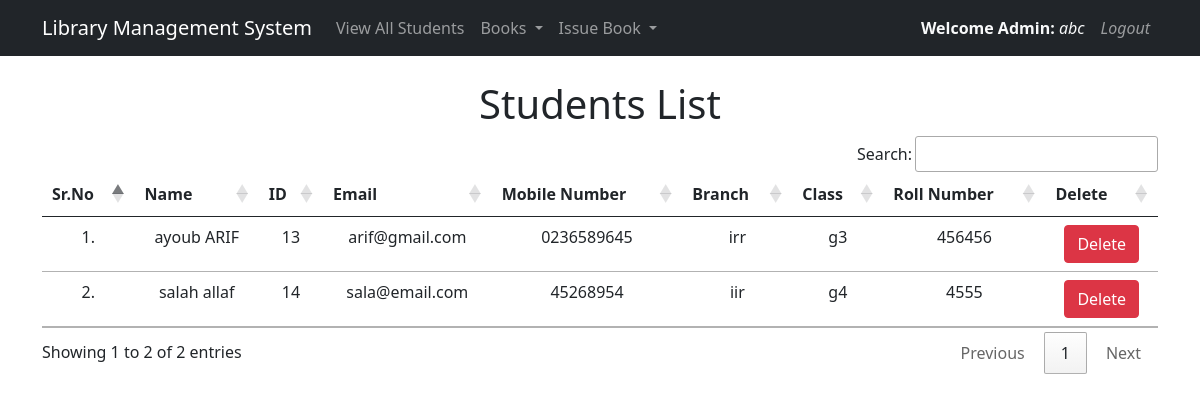
Page /view_students/ (signed in) on the committed database.
### library/models.py (models this page shows, shortened)
class Student(models.Model):
    user = models.OneToOneField(User, on_delete=models.CASCADE)
    classroom = models.CharField(max_length=10)
    branch = models.CharField(max_length=10)
    roll_no = models.CharField(max_length=3, blank=True)
    phone = models.CharField(max_length=10, blank=True)
    image = models.ImageField(upload_to="", blank=True)

### library/views.py (the view)
# urls.py: path("view_students/", views.view_students, name="view_students"),
@login_required(login_url = '/admin_login')
def view_students(request):
    students = Student.objects.all()
    return render(request, "view_students.html", {'students':students})

### library/templates/view_students.html (shortened to what this page needs)
{% extends 'admin_navbar.html' %}
{% load static %}
{% block body %}
<div class="container mt-4">
    <h1 class="text-center">Students List</h1>
    <table class="table table-hover" id="example">
        <thead>
            <tr class="text-center">
                <th>Sr.No</th>
                <th>Name</th>
                <th>ID</th>
                <th>Email</th>
                <th>Mobile Number</th>
                <th>Branch</th>
                <th>Class</th>
                <th>Roll Number</th>
                <th>Delete</th>
            </tr>
        </thead>
        <tbody>
            {% for student in students %}
            <tr class="text-center">
                <td>{{forloop.counter}}.</td>
                <td>{{student.user.get_full_name}}</td>
                <td>{{student.user.id}}</td>
                <td>{{student.user.email}}</td>
                <td>{{student.phone}}</td>
                <td>{{student.branch}}</td>
                <td>{{student.classroom}}</td>
                <td>{{student.roll_no}}</td>
                <td><a href="/delete_student/{{student.id}}/" class="btn btn-danger" onclick="return confirm('Are you sure you want to delete this student?')">Delete</a></td>
            </tr>
            {% endfor %}
        </tbody>
    </table>
    </div>
{% endblock %}

### library/templates/admin_navbar.html (shortened to what this page needs)
<!doctype html>
<html lang="en">
  <head>
    <link href="https://cdn.jsdelivr.net/npm/bootstrap@5.1.0/dist/css/bootstrap.min.css" rel="stylesheet">
    <link rel="stylesheet" href="https://cdn.datatables.net/1.10.25/css/jquery.dataTables.min.css">
    <link rel="stylesheet" href="https://cdn.datatables.net/buttons/1.7.1/css/buttons.dataTables.min.css">
  </head>
  <body>
    <nav class="navbar navbar-expand-lg navbar-dark bg-dark sticky-top">
      <div class="container">
        <a class="navbar-brand" href="#">Library Management System</a>
        <div class="collapse navbar-collapse" id="navbarSupportedContent">
          <ul class="navbar-nav me-auto mb-2 mb-lg-0">
            <li class="nav-item">
              <a class="nav-link" href="/view_students/">View All Students</a>
            </li>
            <li class="nav-item dropdown">
              <a class="nav-link dropdown-toggle" href="#" id="booksDropdown" role="button" data-bs-toggle="dropdown" aria-expanded="false">
                Books
              </a>
            </li>
            <li class="nav-item dropdown">
              <a class="nav-link dropdown-toggle" href="#" id="issueDropdown" role="button" data-bs-toggle="dropdown" aria-expanded="false">
                Issue Book
              </a>
            </li>
          </ul>
          <ul class="navbar-nav">
            <li class="nav-item">
              <a class="nav-link text-light" href="#">
                <span class="fw-bold">Welcome Admin:</span> <i>{{ request.user }}</i>
              </a>
            </li>
            <li class="nav-item">
              <a class="nav-link" href="/logout/">
                <i>Logout</i>
              </a>
            </li>
          </ul>
        </div>
      </div>
    </nav>
      {% block body %}
      {% endblock %}
  </body>
</html>

### rows in the picture
Student: user.get_full_name "ayoub ARIF", user.id "13", user.email "arif@gmail.com", phone "0236589645", branch "irr", classroom "g3", roll_no "456456"
Student: user.get_full_name "salah allaf", user.id "14", user.email "sala@email.com", phone "45268954", branch "iir", classroom "g4", roll_no "4555"

### other values in the picture
{{ request.user }} "abc"
